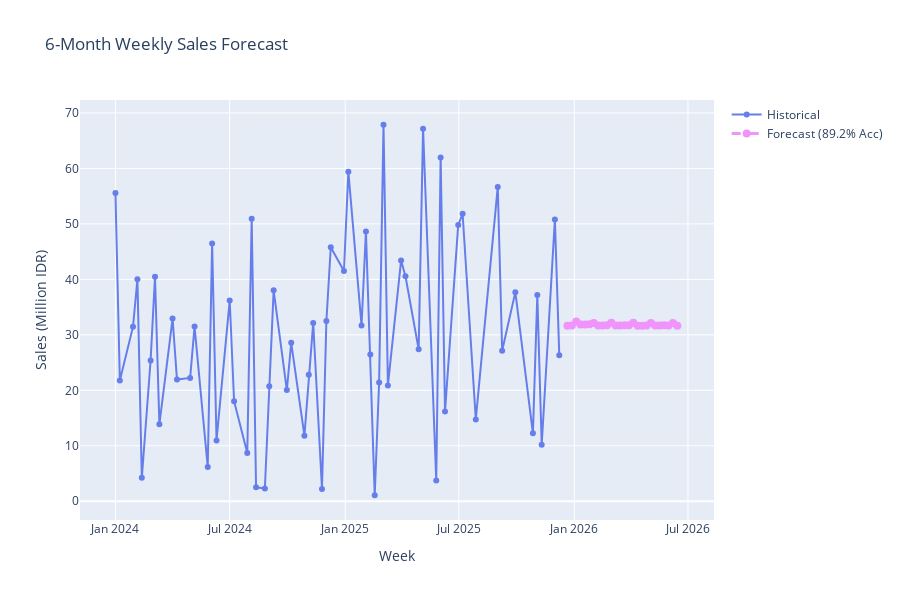

The notebook cell saved with this chart:
### Code cell
# Visualize forecast
fig = go.Figure()

# Historical
fig.add_trace(go.Scatter(
    x=weekly_sales['Week'],
    y=weekly_sales['Total_Sales']/1e6,
    mode='lines+markers',
    name='Historical',
    line=dict(color='#667eea', width=2),
    marker=dict(size=6)
))

# Forecast
fig.add_trace(go.Scatter(
    x=future_df['Week'],
    y=future_df['Predicted_Sales']/1e6,
    mode='lines+markers',
    name=f'Forecast ({100-mape_test:.1f}% Acc)',
    line=dict(color='#f093fb', width=3, dash='dash'),
    marker=dict(size=8)
))

fig.update_layout(
    title='6-Month Weekly Sales Forecast',
    xaxis_title='Week',
    yaxis_title='Sales (Million IDR)',
    height=600,
    hovermode='x unified'
)

fig.show()

print("✅ 6-month forecast visualization complete!")
